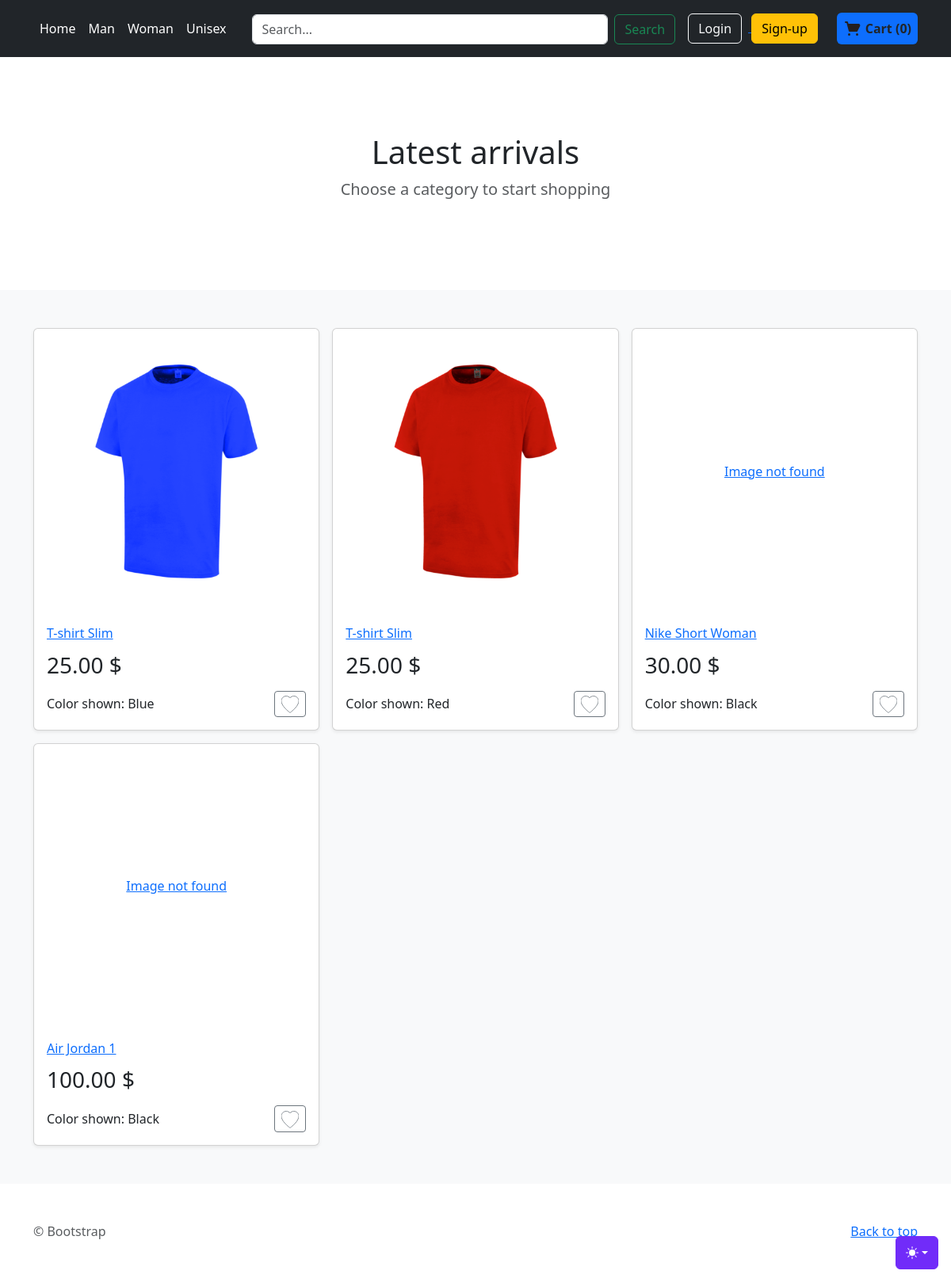
The page / on the database its author committed.
### store/models.py (models this page shows, shortened)
class ProductVariant(models.Model):
    title = models.CharField(max_length=100, blank=True, null=True)
    product = models.ForeignKey(Product, on_delete=models.CASCADE)
    color = models.ForeignKey(Color, on_delete=models.CASCADE, blank=True, null=True)
    size = models.ForeignKey(Size, on_delete=models.CASCADE, blank=True, null=True)
    image_id = models.ForeignKey(Image, blank=True, null=True,on_delete=models.CASCADE)
    price = models.DecimalField(max_digits=12, decimal_places=2, default=0)
    quantity = models.IntegerField(default=1,null=False)
    purchased = models.PositiveIntegerField(default=0, null=False, blank=True)

class Image(models.Model):
    name = models.CharField(max_length=50, blank=True)
    product=models.ForeignKey(Product, on_delete=models.CASCADE)
    image = models.ImageField(blank=True, upload_to='static/images/')

class Product(models.Model):
    VARIANTS = (
        ('None', 'None'),
        ('Size', 'Size'),
        ('Color', 'Color'),
        ('Size-Color', 'Size-Color'),
    )
    GENDERS = (
        ('Male', 'Male'),
        ('Female', 'Female'),
        ('Unisex', 'Unisex')
    )
    name = models.CharField(max_length=255, null=False, blank=False)
    slug = models.SlugField(null=False, unique=True)
    category = models.ForeignKey(Category, null=True, blank=True, on_delete=models.CASCADE)
    description = models.TextField(null=True, blank=True)
    base_price = models.DecimalField(max_digits=10, decimal_places=2, null=False,blank=False)
    variant = models.CharField(max_length=10, choices=VARIANTS, default='None')
    date_added = models.DateTimeField(auto_now_add=True, null=True)
    gender = models.CharField(max_length=10, choices=GENDERS, default='Unisex')

class Color(models.Model):
    color_name = models.CharField(max_length=100)

### store/views.py (the view)
# urls.py: path('', views.index, name='home'),
def index(request):
    total_latest_shown = 6
    products = ProductVariant.objects.select_related('product').filter(quantity__gt=0).all().order_by('-product__date_added')[:total_latest_shown]
    data = {
        'products': products,
    }
    return render(request, 'store/index.html', data | header_data(request))

### order/models.py (called while the page is built)
    def total_items(self):
        return sum(item.quantity for item in self.cartitem_set.all())

    def total_price(self):
        total = 0
        for item in self.cartitem_set.all():
            total += item.quantity * item.product.price
        return total

### order/views.py (called while the page is built)
def get_or_create_cart(request):
    if request.user.is_authenticated:
        cart, created = Cart.objects.get_or_create(user=request.user)
    else:
        session_cart_id = request.session.get('cart_id')
        if session_cart_id:
            cart, created = Cart.objects.get_or_create(session_id=session_cart_id)
        else:
            cart = Cart.objects.create(session_id=str(uuid.uuid4()))
            request.session['cart_id'] = cart.session_id
    return cart

def get_cart_products(cart):
    cart_items = CartItem.objects.filter(cart=cart).select_related('product')
    cart_products = [
        {
            'product_id': item.product.id,
            'name': item.product.title,
            'price': item.product.price,
            'quantity': item.quantity,
            'size': item.product.size.size_name,
            'color': item.product.color.color_name
        } for item in cart_items
    ]
    return cart_products

def cart_info(request):
    cart = get_or_create_cart(request)
    data_response = {
        'cart_products': get_cart_products(cart),
        'total_items': cart.total_items(),
        'total_price': cart.total_price()
    }
    return data_response

### store/models.py (called while the page is built)
    def __str__(self):
        return self.name

### store/views.py (called while the page is built)
def header_data(request):
    cart = get_or_create_cart(request)
    cart_items = CartItem.objects.filter(cart=cart).select_related('product')
    cart_products = [
        {
            'product_id': item.product.id,
            'name': item.product.title,
            'price': item.product.price,
            'quantity': item.product.quantity
        } for item in cart_items
    ]
    cart_product_ids = [item['product_id'] for item in cart_products]
    categories = Category.objects.all()
    data = {
        'cart_products': cart_products,
        'cart_product_ids': cart_product_ids,
        'total_items': cart.total_items(),
        'total_price': cart.total_price(),
        'genders': [gender[0] for gender in Product.GENDERS],
        'categories': categories
    }
    return data

### templates/store/index.html (shortened to what this page needs)
{% load static %}
<!doctype html>
<html lang="en" data-bs-theme="auto">
  <head><script src="{% static 'assets/js/color-modes.js' %}"></script>
    <link rel="stylesheet" href="https://cdn.jsdelivr.net/npm/@docsearch/css@3">
<link href="{%  static 'assets/dist/css/bootstrap.min.css' %}" rel="stylesheet">
<link href="{%  static 'assets/dist/css/store.css' %}" rel="stylesheet">
  </head>
  <body>
    <div class="dropdown position-fixed bottom-0 end-0 mb-3 me-3 bd-mode-toggle">
      <button class="btn btn-bd-primary py-2 dropdown-toggle d-flex align-items-center"
              id="bd-theme"
              type="button"
              aria-expanded="false"
              data-bs-toggle="dropdown"
              aria-label="Toggle theme (auto)">
        <svg class="bi my-1 theme-icon-active" width="1em" height="1em"><use href="#circle-half"></use></svg>
      </button>
    </div>
  <header class="p-3 text-bg-dark">
    <div class="container">
      <div class="d-flex flex-wrap align-items-center justify-content-between">
        <ul class="nav col-12 col-lg-auto mb-2 justify-content-center mb-md-0">
            <li><a href="{% url 'store:home' %}" class="nav-link px-2 text-white">Home</a></li>
            <li><a href="{% url 'store:gender-store' 'Male' %}" class="nav-link px-2 text-white">Man</a></li>
            <li><a href="{% url 'store:gender-store' 'Female' %}" class="nav-link px-2 text-white">Woman</a></li>
            <li><a href="{% url 'store:gender-store' 'Unisex' %}" class="nav-link px-2 text-white">Unisex</a></li>
        </ul>
        <form method="GET" action="{% url 'store:search' %}" class="m-auto col-lg-auto mb-3 mb-lg-0 me-lg-3 flex-grow-1 mx-4" role="search">
            <div class="d-flex">
                <input class="form-control me-2" type="search" placeholder="Search..." aria-label="Search" name="searched">
                <button class="btn btn-outline-success" type="submit">Search</button>
            </div>
        </form>
      <div class="m-auto d-flex justify-content-between align-items-center">
          {% if user.is_authenticated %}
            <div class="dropdown text-end me-4">
          <a href="#" class="d-block link-body-emphasis text-decoration-none dropdown-toggle text-white" data-bs-toggle="dropdown" aria-expanded="false">
              {% if user.first_name %}
                Hi, {{ user.first_name }}!
              {% else %}
                Hi, {{ user.username }}!
              {% endif %}
          </a>
          <ul class="dropdown-menu text-small" style="">
            <li><a class="dropdown-item" href="{% url 'order:orders' %}">Orders</a></li>
            <li><a class="dropdown-item" href="{% url 'accounts:profile' %}">Profile</a></li>
            <li><hr class="dropdown-divider"></li>
            <li><a class="dropdown-item text-danger" href="{% url 'accounts:logout' %}">Log out</a></li>
          </ul>
        </div>
          {% else %}
            <div class="text-end">
            <a href="{% url 'accounts:login' %}">
              <button type="button" class="btn btn-outline-light me-2">Login</button>
            </a>
            <a href="{% url 'accounts:sign-up' %}">
                <button type="button" class="btn btn-warning me-4">Sign-up</button>
            </a>
        </div>
          {% endif %}
<div class="d-flex justify-content-center align-items-center rounded bg-primary p-2">
    <a href="{% url 'order:cart-overview' %}" class="d-flex justify-content-center text-decoration-none align-items-center" style="width: 100%; height: 100%;">
        <span class="ml-1 fw-bold text-dark" id="cart-total">
            Cart ({{ total_items }})
        </span>
    </a>
</div>
      </div>
      </div>
    </div>
  </header>
<main>
    {% block categories %}
      <section class="py-5 text-center container">
            <div class="row py-lg-5">
          <div class="col-lg-6 col-md-8 mx-auto">
            <h1 class="fw-light">{% block section_title %}Latest arrivals{% endblock section_title %}</h1>
            <p class="lead text-body-secondary">{% block section_par %}Choose a category to start shopping{% endblock section_par %}</p>
          </div>
        </div>
      </section>
    {% endblock categories %}
  <div class="album py-5 bg-body-tertiary">
    <div class="container">
        {% block content %}
      <div class="row row-cols-1 row-cols-sm-2 row-cols-md-3 g-3">
          {% if products %}
              {% for article in products %}
                <div class="col">
              <div class="card shadow-sm">
                  <a href="{% url 'store:product-detail' gen=article.product.gender category=article.product.category  id=article.id %}">
                      <div class="image-container">
                          {% if article.image_id %}
                            <img class="product-image" src="{{ article.image_id.image.url }}" alt="{{ article.image_id.name }}" >
                          {% else %}
                            <span>Image not found</span>
                          {% endif %}
                      </div>
                  </a>
                      <div class="card-body">
                    <a href="{% url 'store:product-detail' gen=article.product.gender category=article.product.category id=article.id %}">
                  <h2 class="name-article">{{ article.product.name }} </h2>
                        </a>
                  <span class="price">{{ article.price }} $</span>
                    <div class="d-flex justify-content-between align-items-center">
                    <span>Color shown: {{ article.color.color_name }}</span>
                        <div class="btn-group">
                      <button type="button" class="btn btn-sm btn-outline-secondary add-to-favourites">
                      </button>
                    </div>
                  </div>
                </div>
              </div>
            </div>
              {% endfor %}
          {% else %}
              <p class="lead text-body-secondary w-100 text-center">No products found</p>
          {% endif %}
      </div>
        {% endblock content %}
    </div>
  </div>
</main>
<footer class="text-body-secondary py-5">
  <div class="container">
    <p class="float-end mb-1">
      <a href="#">Back to top</a>
    </p>
    <p class="mb-1"> &copy; Bootstrap</p>
  </div>
</footer>
    </body>
</html>

### templates/store/index.html (style rules this page uses)
.bi { vertical-align: -.125em; fill: currentColor; }
.btn-bd-primary { --bd-violet-bg: #712cf9; --bd-violet-rgb: 112.520718, 44.062154, 249.437846; --bs-btn-font-weight: 600; --bs-btn-color: var(--bs-white); --bs-btn-bg: var(--bd-violet-bg); --bs-btn-border-color: var(--bd-violet-bg); --bs-btn-hover-color: var(--bs-white); --bs-btn-hover-bg: #6528e0; --bs-btn-hover-border-color: #6528e0; --bs-btn-focus-shadow-rgb: var(--bd-violet-rgb); --bs-btn-active-color: var(--bs-btn-hover-color); --bs-btn-active-bg: #5a23c8; --bs-btn-active-border-color: #5a23c8; }
.bd-mode-toggle { z-index: 1500; }

### rows shown on the page
ProductVariant: image_id.image (picture), product.name "T-shirt Slim", price "25.00", color.color_name "Blue"
ProductVariant: image_id.image (picture), product.name "T-shirt Slim", price "25.00", color.color_name "Red"
ProductVariant: shows "Image not found", product.name "Nike Short Woman", price "30.00", color.color_name "Black"
ProductVariant: shows "Image not found", product.name "Air Jordan 1", price "100.00", color.color_name "Black"

### other values the page prints
{{ total_items }} "0"
